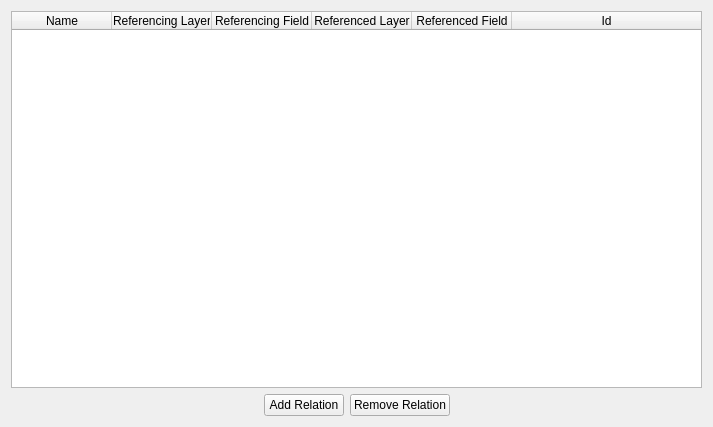
<?xml version="1.0" encoding="UTF-8"?>
<ui version="4.0">
 <class>RelationManagerDialogBase</class>
 <widget class="QWidget" name="RelationManagerDialogBase">
  <property name="geometry">
   <rect>
    <x>0</x>
    <y>0</y>
    <width>713</width>
    <height>427</height>
   </rect>
  </property>
  <property name="windowTitle">
   <string>Dialog</string>
  </property>
  <layout class="QVBoxLayout" name="verticalLayout">
   <item>
    <widget class="QTableWidget" name="mRelationsTable">
     <attribute name="horizontalHeaderStretchLastSection">
      <bool>true</bool>
     </attribute>
     <column>
      <property name="text">
       <string>Name</string>
      </property>
     </column>
     <column>
      <property name="text">
       <string>Referencing Layer</string>
      </property>
     </column>
     <column>
      <property name="text">
       <string>Referencing Field</string>
      </property>
     </column>
     <column>
      <property name="text">
       <string>Referenced Layer</string>
      </property>
     </column>
     <column>
      <property name="text">
       <string>Referenced Field</string>
      </property>
     </column>
     <column>
      <property name="text">
       <string>Id</string>
      </property>
     </column>
    </widget>
   </item>
   <item>
    <layout class="QHBoxLayout" name="horizontalLayout">
     <item>
      <spacer name="horizontalSpacer">
       <property name="orientation">
        <enum>Qt::Horizontal</enum>
       </property>
       <property name="sizeHint" stdset="0">
        <size>
         <width>40</width>
         <height>20</height>
        </size>
       </property>
      </spacer>
     </item>
     <item>
      <widget class="QPushButton" name="mBtnAddRelation">
       <property name="text">
        <string>Add Relation</string>
       </property>
       <property name="icon">
        <iconset>
         <normaloff>:/images/themes/default/symbologyAdd.svg</normaloff>:/images/themes/default/symbologyAdd.svg</iconset>
       </property>
      </widget>
     </item>
     <item>
      <widget class="QPushButton" name="mBtnRemoveRelation">
       <property name="text">
        <string>Remove Relation</string>
       </property>
       <property name="icon">
        <iconset>
         <normaloff>:/images/themes/default/symbologyRemove.svg</normaloff>:/images/themes/default/symbologyRemove.svg</iconset>
       </property>
      </widget>
     </item>
     <item>
      <spacer name="horizontalSpacer_2">
       <property name="orientation">
        <enum>Qt::Horizontal</enum>
       </property>
       <property name="sizeHint" stdset="0">
        <size>
         <width>40</width>
         <height>20</height>
        </size>
       </property>
      </spacer>
     </item>
    </layout>
   </item>
  </layout>
 </widget>
 <resources>
  <include location="../../images/images.qrc"/>
 </resources>
 <connections/>
</ui>
